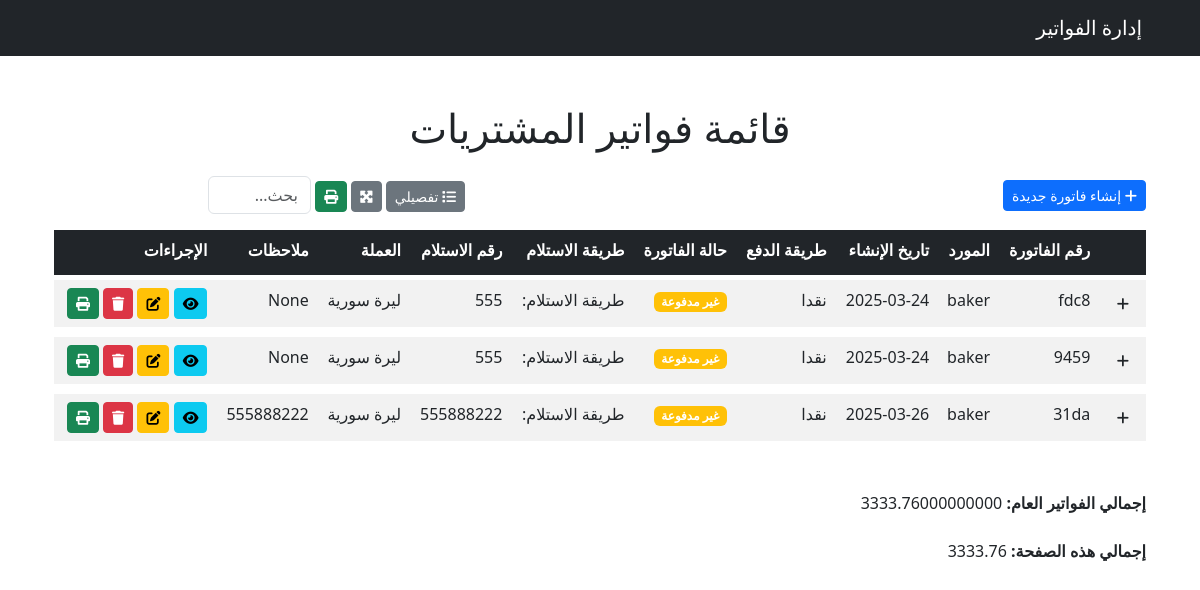
Before: /invoice/purchase/ with the older database file.
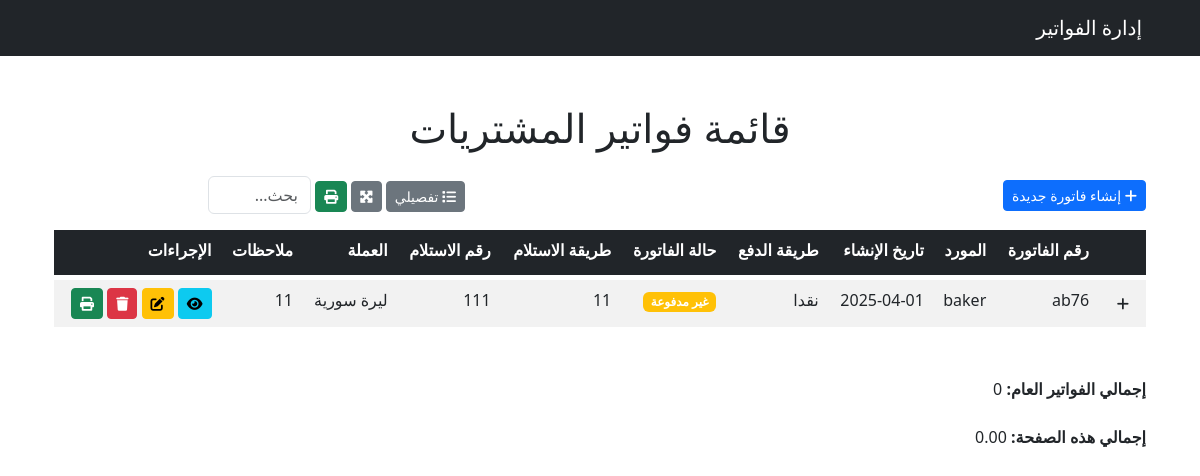
After: the same page with the newer database file.
### invoice/models.py (models this page shows, shortened)
class Purchase(models.Model):
    date = models.DateField(auto_now_add=True, verbose_name=_("تاريخ الإنشاء"))
    supplier = models.ForeignKey(User, on_delete=models.SET_NULL, null=True, blank=True, verbose_name=_("المورد"))
    supplier_phone = models.CharField(max_length=20, blank=True, null=True, verbose_name=_("رقم الهاتف"))
    purchase_address = models.TextField(blank=True, null=True, verbose_name=_("العنوان"))
    receiving_method = models.CharField(max_length=255, blank=True, null=True, verbose_name=_("طريقة الاستلام"))
    receiving_number = models.CharField(max_length=255, blank=True, null=True, verbose_name=_("رقم الاستلام"))
    payment_method = models.ForeignKey('Payment_method', on_delete=models.SET_NULL, null=True, blank=True, verbose_name=_("طريقة الدفع"))
    notes = models.TextField(blank=True, null=True, verbose_name=_("ملاحظات"))
    currency = models.ForeignKey('Currency', on_delete=models.SET_NULL, null=True, blank=True, verbose_name=_("العملة"))
    purchase_date = models.DateField(blank=True, null=True, verbose_name=_("تاريخ الشراء"))
    purchase_type = models.CharField(max_length=100, blank=True, null=True, verbose_name=_("نوع الشراء"))
    status = models.ForeignKey('Status', on_delete=models.SET_NULL, null=True, blank=True, verbose_name=_("حالة الفاتورة"))
    due_date = models.DateField(blank=True, null=True, verbose_name=_("تاريخ الاستحقاق"))
    total_amount = models.DecimalField(max_digits=12, decimal_places=2, default=0.0, verbose_name=_("المجموع الكلي"))
    uniqueId = models.CharField(null=True, blank=True, max_length=100, verbose_name=_("الرقم المسلسل"))
    slug = models.SlugField(max_length=225, unique=True, blank=True, null=True)
    date_created = models.DateTimeField(blank=True, null=True)
    last_updated = models.DateTimeField(blank=True, null=True)
    class Meta:
        verbose_name = _('فاتورة مشتريات')
        verbose_name_plural = _('فواتير المشتريات')

class Payment_method(models.Model):
    payment_method_name = models.CharField(max_length=255, blank=True , verbose_name=_(" طريقة الدفع "))
    payment_method_notes = models.TextField(blank=True , verbose_name=_(" البيان "))
    uniqueId = models.UUIDField(default=uuid4, editable=False, unique=True, verbose_name=_("الرقم المسلسل"))
    slug = models.SlugField(max_length=225, unique=True, blank=True, null=True)
    date_created = models.DateTimeField(auto_now_add=True)
    last_updated = models.DateTimeField(auto_now=True)
    class Meta:
        verbose_name = _(' طريقة الدفع')
        verbose_name_plural = _(' طرق الدفع')
    def __str__(self):
        return self.payment_method_name

class Status(models.Model):
    status_types = models.CharField(max_length=255, verbose_name=_("حالة الفاتورة"))
    status_description = models.TextField(blank=True, null=True, verbose_name=_("الوصف"))
    uniqueId = models.UUIDField(default=uuid4, editable=False, unique=True, verbose_name=_("الرقم المسلسل"))
    slug = models.SlugField(max_length=225, unique=True, blank=True, null=True)
    date_created = models.DateTimeField(auto_now_add=True)
    last_updated = models.DateTimeField(auto_now=True)
    class Meta:
        verbose_name = _('حالة الفاتورة')
        verbose_name_plural = _('حالة الفوالفواتير')
    def __str__(self):
        return self.status_types

class Currency(models.Model):
    currency_name = models.CharField(max_length=100, verbose_name=_(" العملة "))
    description = models.TextField(blank=True, null=True, verbose_name=_("البيان"))
    class Meta:
        verbose_name = _('العملة ')
        verbose_name_plural = _(' العملات')

### invoice/views.py (the view)
# urls.py: path('purchase/', PurchaseListView.as_view(), name='purchase_list'),
class PurchaseListView(ListView):
    model = Purchase
    template_name = 'purchase/purchase_list.html'
    context_object_name = 'purchases'
    paginate_by = 4  # عرض 4 فواتير في كل صفحة
    def get_context_data(self, **kwargs):
        context = super().get_context_data(**kwargs)
        context['total_amount'] = Purchase.objects.aggregate(Sum('total_amount'))['total_amount__sum']
        current_page_purchases = context['purchases']
        page_total = sum(purchase.total_amount for purchase in current_page_purchases)
        context['page_total'] = page_total
        return context

### templates/purchase/purchase_list.html (shortened to what this page needs)
{% extends 'base.html' %}
{% block content %}
<div class="container-fluid mt-5">
    <h1 class="mb-4 text-center">قائمة فواتير المشتريات</h1>
    <div class="d-flex justify-content-between align-items-center mb-3">
        <a href="{% url 'purchase_create' %}" class="btn btn-primary btn-sm">
            <i class="fas fa-plus"></i> إنشاء فاتورة جديدة
        </a>
        <div>
            <button id="toggle-view" class="btn btn-secondary btn-sm mr-2">
                <i class="fas fa-list"></i> تفصيلي
            </button>
            <button id="expandAll" class="btn btn-secondary btn-sm" title="فتح/إغلاق جميع البنود">
                <i class="fas fa-expand-arrows-alt"></i>
            </button>
            <button id="printAll" class="btn btn-success btn-sm ml-2" title="طباعة الكشف">
                <i class="fas fa-print"></i>
            </button>
            <input type="text" id="searchInput" class="form-control w-25 d-inline-block ml-2" placeholder="بحث...">
        </div>
    </div>
    <div id="detailed-view" class="table-responsive">
        <table class="table table-striped table-hover">
            <thead class="table-dark">
                <tr>
                    <th></th>
                    <th>رقم الفاتورة</th>
                    <th>المورد</th>
                    <th>تاريخ الإنشاء</th>
                    <th>طريقة الدفع</th>
                    <th>حالة الفاتورة</th>
                    <th>طريقة الاستلام</th>
                    <th>رقم الاستلام</th>
                    <th>العملة</th>
                    <th>ملاحظات</th>
                    <th>الإجراءات</th>
                </tr>
            </thead>
            <tbody>
                {% for purchase in purchases %}
                    <tr data-purchase-id="{{ purchase.id }}" class="purchase-row">
                        <td>
                            <button class="btn btn-sm btn-toggle" data-toggle="collapse" data-target="#items-{{ purchase.id }}">
                                <i class="fas fa-plus"></i>
                            </button>
                        </td>
                        <td>{{ purchase.uniqueId }}</td>
                        <td>{{ purchase.supplier.username }}</td>
                        <td>{{ purchase.date_created|date:"Y-m-d" }}</td>
                        <td>{{ purchase.payment_method }}</td>
                        <td>
                            <span class="badge {% if purchase.status == 'مدفوعة' %}bg-success{% else %}bg-warning{% endif %}">
                                {{ purchase.status|default:"غير مدفوعة" }}
                            </span>
                        </td>
                        <td>{{ purchase.receiving_method }}</td>
                        <td>{{ purchase.receiving_number }}</td>
                        <td>{{ purchase.currency.currency_name }}</td>
                        <td>{{ purchase.notes|truncatechars:20 }}</td>
                        <td>
                            <a href="{% url 'purchase_detail' purchase.pk %}" class="btn btn-info btn-sm" title="عرض">
                                <i class="fas fa-eye"></i>
                            </a>
                            <a href="{% url 'purchase_update' purchase.pk %}" class="btn btn-warning btn-sm" title="تعديل">
                                <i class="fas fa-edit"></i>
                            </a>
                            <a href="{% url 'purchase_delete' purchase.pk %}" class="btn btn-danger btn-sm" title="حذف">
                                <i class="fas fa-trash"></i>
                            </a>
                            <button class="btn btn-success btn-sm print-purchase" title="طباعة" data-purchase-id="{{ purchase.id }}">
                                <i class="fas fa-print"></i>
                            </button>
                        </td>
                    </tr>
                {% empty %}
                    <tr>
                        <td colspan="11" class="text-center">لا توجد فواتير لعرضها.</td>
                    </tr>
                {% endfor %}
            </tbody>
        </table>
    </div>
    <div class="d-flex justify-content-between align-items-center mt-4">
        <span><strong>إجمالي الفواتير العام: </strong>{{ total_amount }}</span>
    </div>
    <div class="d-flex justify-content-between align-items-center mt-4">
        <span><strong>إجمالي هذه الصفحة: </strong>{{ page_total }}</span>
    </div>
</div>
<link rel="stylesheet" href="https://cdnjs.cloudflare.com/ajax/libs/font-awesome/6.0.0/css/all.min.css">
{% endblock %}

### templates/base.html (shortened to what this page needs)
<!DOCTYPE html>
<html lang="ar" dir="rtl">
<head>
    <link href="https://cdn.jsdelivr.net/npm/bootstrap@5.3.0/dist/css/bootstrap.min.css" rel="stylesheet">
    <link href="https://cdnjs.cloudflare.com/ajax/libs/font-awesome/6.0.0-beta3/css/all.min.css" rel="stylesheet">
</head>
<body>
    <nav class="navbar navbar-expand-lg navbar-dark bg-dark">
        <div class="container">
            <a class="navbar-brand" href="{% url 'home' %}">إدارة الفواتير</a>
        </div>
    </nav>
    <div class="container mt-4">
        {% block content %}{% endblock %}
    </div>
</body>
</html>

### templates/purchase/purchase_list.html (style rules this page uses)
.purchase-row { margin-bottom: 10px; }
tr { border-bottom: 10px solid transparent; }

Changed rows visible on the page:
removed Purchase: uniqueId "fdc8", supplier.username "baker", date_created "2025-03-24", payment_method "نقدا", status "غير مدفوعة", receiving_method "طريقة الاستلام:", receiving_number "555", currency.currency_name "ليرة سورية", notes "None"
removed Purchase: uniqueId "9459", supplier.username "baker", date_created "2025-03-24", payment_method "نقدا", status "غير مدفوعة", receiving_method "طريقة الاستلام:", receiving_number "555", currency.currency_name "ليرة سورية", notes "None"
removed Purchase: uniqueId "31da", supplier.username "baker", date_created "2025-03-26", payment_method "نقدا", status "غير مدفوعة", receiving_method "طريقة الاستلام:", receiving_number "555888222", currency.currency_name "ليرة سورية", notes "555888222"
added Purchase: uniqueId "ab76", supplier.username "baker", date_created "2025-04-01", payment_method "نقدا", status "غير مدفوعة", receiving_method "11", receiving_number "111", currency.currency_name "ليرة سورية", notes "11"
Other visible differences:
{{ total_amount }}: "3333.76000000000" → "0"
{{ page_total }}: "3333.76" → "0.00"
